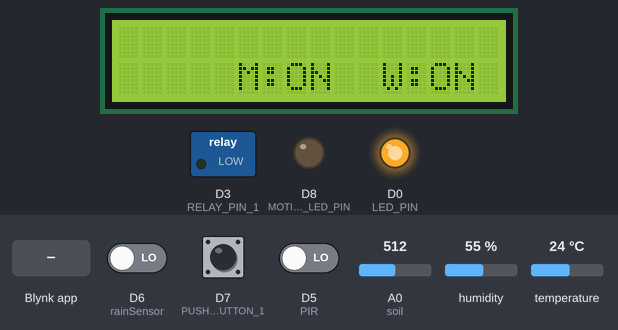
A sketch run on a simulated ESP8266 (NodeMCU). On the bench: 16×2 character LCD, switched loads named in the sketch (green lamp = pin HIGH), output pins drawn as LEDs (lit = HIGH). The inputs (shaded band) are chosen by the test bench; at power-on: A0 (soil) = 512, D7 (PUSH_BUTTON_1) HIGH, D6 (rainSensor) LOW, D5 (PIR) LOW, humidity 55 %, temperature 24 °C. WiFi joins after 1.5 s; servers stay silent unless stated; what the sketch prints to the serial monitor is not drawn.

Above: at 4.9 s.
5.0 s: A0 (soil) set to 0
At 8.0 s:
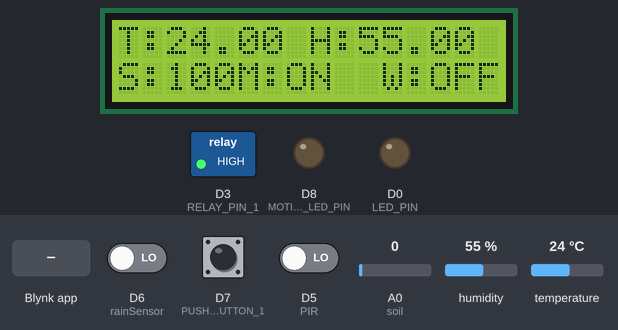
9.2 s: D7 (PUSH_BUTTON_1) pulled LOW for 0.15 s
At 9.6 s:
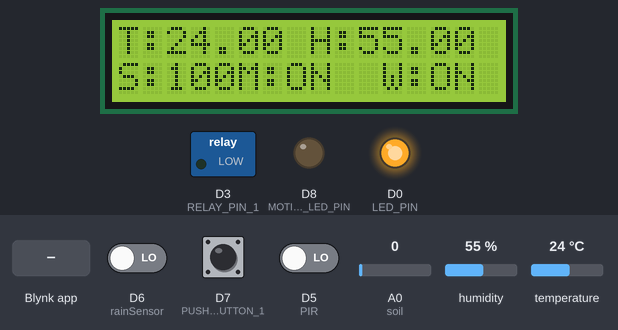
11.2 s: Blynk app writes 0 to V6
At 12.0 s:
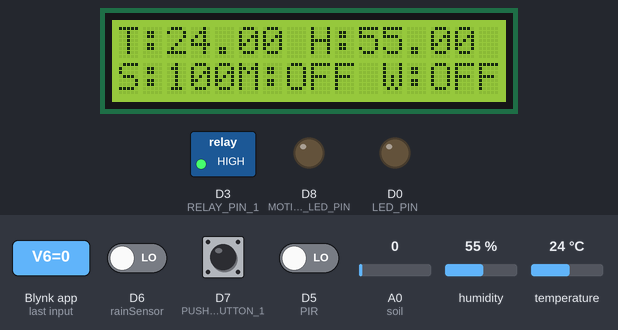
15.2 s: A0 (soil) set to 654
At 16.5 s:
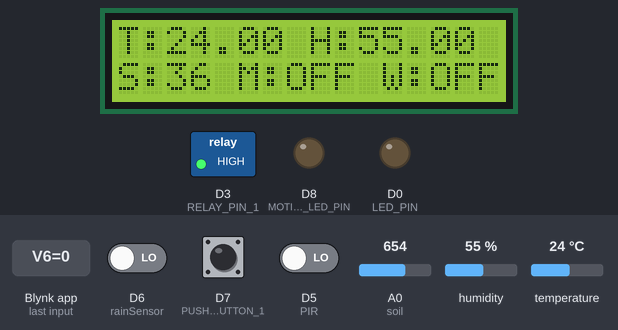
17.2 s: A0 (soil) set to 685
At 18.3 s:
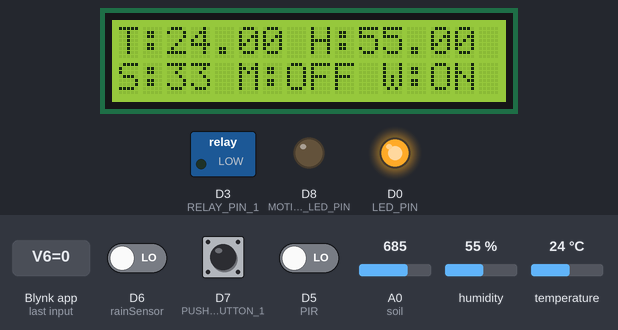
19.2 s: A0 (soil) set to 0
At 20.8 s:
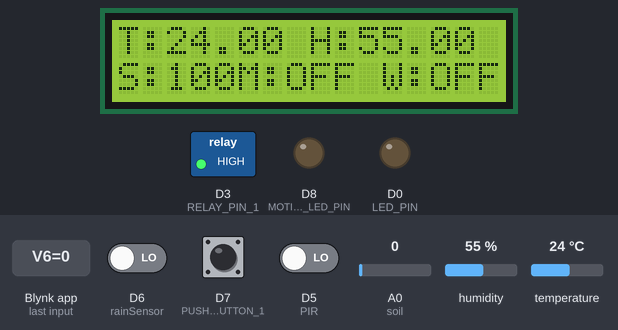
Timing chart, 0 to 22.2 s (numbered marks = the images above; inputs shaded):
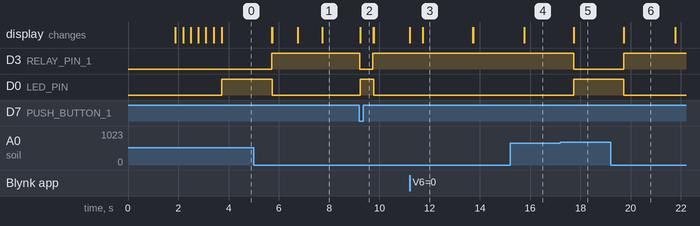

The sketch:

MAIN_CODE_project.ino
```cpp
/* Connections
Relay. D3
Btn.   D7
Soil.  A0
PIR.   D5
SDA.   D2
SCL.   D1
Temp.  D4
Rain.  D6
LED    D0     // indicator
MOTION D8     // motion LED/buzzer output
*/
//Mercybro
// #define BLYNK_TEMPLATE_ID "TMPL62EHkrRxd"
// #define BLYNK_TEMPLATE_NAME "Smart Irrigation System"

//rashedmojammel0
#define BLYNK_TEMPLATE_ID "TMPL6CWV3XM5n"
#define BLYNK_TEMPLATE_NAME "Smart Irrigation System"
// #define BLYNK_AUTH_TOKEN "0YsNF7dZ2kXeqDRCr4MR6w2-3Wy-GXha"

//rashedmojammel414
#define BLYNK_TEMPLATE_ID "TMPL6PHvZa0Vl"
#define BLYNK_TEMPLATE_NAME "Smart Plant Monitoring System"


#include <LiquidCrystal_I2C.h>
#define BLYNK_PRINT Serial
#include <ESP8266WiFi.h>
#include <BlynkSimpleEsp8266.h>
#include <DHT.h>

LiquidCrystal_I2C lcd(0x27, 16, 2);

// --- credentials (yours) ---
// char auth[] = "xBSl5XKNd2y5USWvnR59ywbuvHMVJqPs";
// char ssid[] = "Neel";
// char pass[] = "01755628215";

char auth[] = "yM7XtTvzN-hkdLFgN96YBNzQinW2HhKG";
char ssid[] = "Sameer";
char pass[] = "Password";

DHT dht(D4, DHT11);
BlynkTimer timer;

// ---- Pins ----
#define soil A0
#define PIR  D5
#define rainSensor D6
#define LED_PIN D0
#define MOTION_LED_PIN D8   // LED/Buzzer

#define RELAY_PIN_1   D3
#define PUSH_BUTTON_1 D7
#define VPIN_BUTTON_1 V12

// ---- Behavior switches ----
#define ALERT_ACTIVE_LOW 0  // if D8 device is active-LOW (LOW = ON). Use 0 if active-HIGH
#define RAIN_ACTIVE_HIGH 0   // if rain DO = HIGH means rain, set 1

inline void alertOn()  { digitalWrite(MOTION_LED_PIN, ALERT_ACTIVE_LOW ? LOW  : HIGH); }
inline void alertOff() { digitalWrite(MOTION_LED_PIN, ALERT_ACTIVE_LOW ? HIGH : LOW ); }

BlynkTimer pirTimer;
int PIR_ToggleValue = 1; // 1 = enabled
int relay1State = LOW;
int pushButton1State = HIGH;

// ----------------- Setup -----------------
void setup() {
  Serial.begin(9600);
  lcd.init();
  lcd.backlight();

  pinMode(PIR, INPUT);
  pinMode(rainSensor, INPUT);

  pinMode(RELAY_PIN_1, OUTPUT);
  digitalWrite(RELAY_PIN_1, relay1State);

  pinMode(PUSH_BUTTON_1, INPUT_PULLUP);

  pinMode(LED_PIN, OUTPUT);
  digitalWrite(LED_PIN, LOW);

  pinMode(MOTION_LED_PIN, OUTPUT);
  alertOff();

  Blynk.begin(auth, ssid, pass, "blynk.cloud", 8080);
  dht.begin();

  lcd.setCursor(0, 0); lcd.print("  Initializing  ");
  for (int a = 5; a <= 10; a++) { lcd.setCursor(a, 1); lcd.print("..."); delay(300); }
  lcd.clear();
  lcd.setCursor(11, 1); lcd.print("W:OFF");

  timer.setInterval(2000L, soilMoistureSensor);
  timer.setInterval(3000L, DHT11sensor);
  timer.setInterval(100L,  checkPhysicalButton);
  timer.setInterval(1000L, checkRainSensor);

  pirTimer.setInterval(200L, PIRsensorTick);
}

// ----------------- Sensors -----------------
void DHT11sensor() {
  float h = dht.readHumidity();
  float t = dht.readTemperature();
  if (isnan(h) || isnan(t)) { Serial.println("Failed to read DHT"); return; }

  Blynk.virtualWrite(V0, t);
  Blynk.virtualWrite(V1, h);

  lcd.setCursor(0, 0); lcd.print("T:"); lcd.print(t);
  lcd.setCursor(8, 0);  lcd.print("H:"); lcd.print(h);
}

void soilMoistureSensor() {
  int raw = analogRead(soil);
  int value = map(raw, 0, 1024, 0, 100);
  value = (value - 100) * -1;
  Blynk.virtualWrite(V3, value);
  lcd.setCursor(0, 1); lcd.print("S:"); lcd.print(value); lcd.print(" ");
  if (value < 35 ) { // If soil moisture is below 30%, turn on the pump
    relay1State =   LOW;
    digitalWrite(RELAY_PIN_1, relay1State);
    Blynk.virtualWrite(VPIN_BUTTON_1, relay1State);  // Update Blynk button state

    Blynk.logEvent("lowmoisture", "Soil moisture is low! Please water the plants.");
  } else { // If soil moisture is above 30%, turn off the pump
    relay1State = HIGH;
    digitalWrite(RELAY_PIN_1, relay1State);
    Blynk.virtualWrite(VPIN_BUTTON_1, relay1State);  // Update Blynk button state
  }

}

// -------- PIR Tick --------
// void PIRsensorTick() {
//   static WidgetLED wled(V5);  // Blynk LED widget

//   if (PIR_ToggleValue != 1) {
//     // PIR disabled from app -> force OFF
//     alertOff();
//     wled.off();
//     return;
//   }

//   bool motion = digitalRead(PIR);

//   if (motion) {
//     // Motion detected
//     alertOn();
//     wled.on();
//     Serial.println("Motion detected");
//   } else {
//     // No motion
//     alertOff();
//     wled.off();
//     Serial.println("No motion");
//   }
// }
void PIRsensorTick() {
  static WidgetLED wled(V5);  // Blynk LED widget

  if (PIR_ToggleValue != 1) {
    // PIR disabled from app -> force OFF
    alertOff();
    wled.off();
    return;
  }

  bool motion = digitalRead(PIR);

  if (motion) {
    // Motion detected
    alertOn();
    wled.on();
    Serial.println("Motion detected");
    //Blynk.notify("Motion detected!");  // Send notification
    Blynk.logEvent("pirmotion", "Motion Detected");  // Log the PIR motion event
  } else {
    // No motion
    alertOff();
    wled.off();
    Serial.println("No motion");
  }
}


// ----------------- Rain sensor -----------------
void checkRainSensor() {
  int s = digitalRead(rainSensor);
  bool rainDetected = RAIN_ACTIVE_HIGH ? (s == HIGH) : (s == LOW);

  Blynk.virtualWrite(V7, rainDetected ? 1 : 0);
  if (rainDetected) {
    Blynk.logEvent("raindetected", "Rain Detected");
  }
}

// ----------------- Blynk handlers -----------------
BLYNK_WRITE(V6) {   // PIR toggle (enable/disable PIR logic)
  PIR_ToggleValue = param.asInt();
  if (PIR_ToggleValue != 1) {
    alertOff();
    WidgetLED wled(V5); wled.off();
  }
}

BLYNK_CONNECTED() {
  Blynk.syncVirtual(V7);
  Blynk.syncVirtual(V0, V1, V3, V5, V6, V12);
}

BLYNK_WRITE(VPIN_BUTTON_1) {
  relay1State = param.asInt();
  digitalWrite(RELAY_PIN_1, relay1State);
}

// ----------------- Button & indicator -----------------
void checkPhysicalButton() {
  if (digitalRead(PUSH_BUTTON_1) == LOW) {
    if (pushButton1State != LOW) {
      relay1State = !relay1State;
      digitalWrite(RELAY_PIN_1, relay1State);
      Blynk.virtualWrite(VPIN_BUTTON_1, relay1State);
    }
    pushButton1State = LOW;
  } else {
    pushButton1State = HIGH;
  }
}

void controlLED() {
  if (relay1State == HIGH) digitalWrite(LED_PIN, LOW);
  else                     digitalWrite(LED_PIN, HIGH);
}

// ----------------- Loop -----------------
void loop() {
  lcd.setCursor(5, 1); lcd.print(PIR_ToggleValue == 1 ? "M:ON " : "M:OFF");
  lcd.setCursor(11, 1); lcd.print(relay1State == HIGH ? "W:OFF" : "W:ON ");

  controlLED();
  Blynk.run();
  timer.run();
  pirTimer.run();
}
```

Measured:
- the behaviour switches between 670 and 671 on A0 (soil) (found by bisection; images 4 and 5)
- after the input at 5.0 s, the display: first changes after 0.72 s (image 1 shows a later state)
- after the input at 9.2 s, D3 (RELAY_PIN_1): HIGH → LOW at once, → HIGH 0.51 s later; D0 (LED_PIN): LOW → HIGH at once, → LOW 0.55 s later; the display: changes at once (image 2)
- after the input at 11.2 s, the display: changes at once (image 3)
- after the input at 15.2 s, the display: changes after 0.56 s (image 4)
- after the input at 17.2 s, D3 (RELAY_PIN_1): HIGH → LOW after 0.53 s; D0 (LED_PIN): LOW → HIGH after 0.54 s; the display: first changes after 0.53 s (image 5 shows a later state)
- after the input at 19.2 s, D3 (RELAY_PIN_1): LOW → HIGH after 0.52 s; D0 (LED_PIN): HIGH → LOW after 0.53 s; the display: first changes after 0.52 s (image 6 shows a later state)
